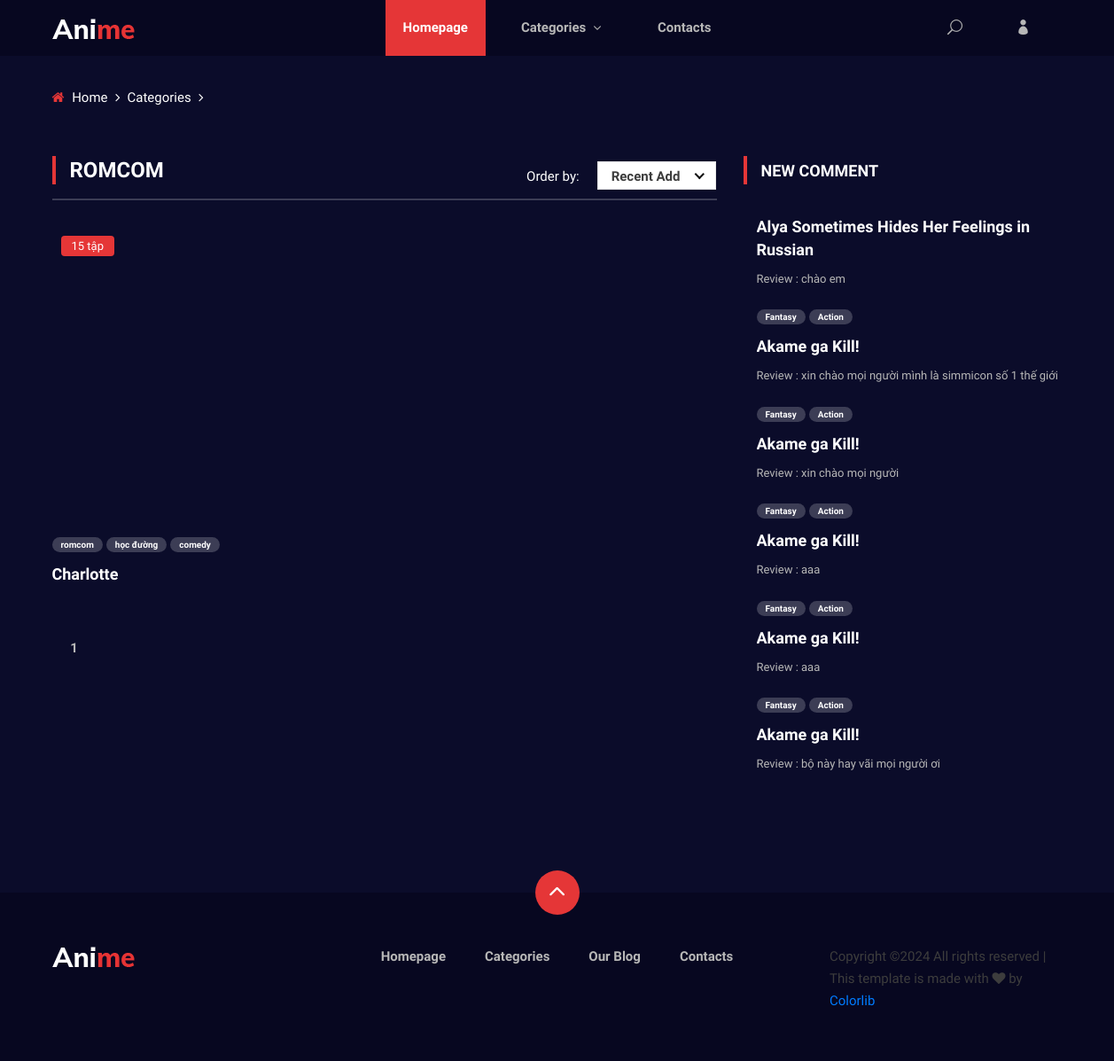
/categories.php, run on the app's committed database.
### tables this page shows
CREATE TABLE `tag` (
  `name_tag` text NOT NULL,
  `id_tag` int(11) NOT NULL
);

CREATE TABLE `anime_tag` (
  `id_anime` int(11) NOT NULL,
  `id_tag` int(11) NOT NULL
);

CREATE TABLE `anime` (
  `id` int(11) NOT NULL,
  `name` text NOT NULL,
  `author` text NOT NULL,
  `studio` text NOT NULL,
  `descrip` text NOT NULL,
  `thumbnail` text NOT NULL,
  `so_tap` varchar(5) NOT NULL DEFAULT '?'
);

CREATE TABLE `comment` (
  `id_comment` int(11) NOT NULL,
  `id_user` int(11) NOT NULL,
  `comment` text NOT NULL,
  `id_anime` int(11) NOT NULL,
  `created_at` datetime NOT NULL DEFAULT current_timestamp()
);

### models/tag.php (called while the page is built, shortened)
<?php
class Tag extends Db
{
    public function getAllTag()
    {
        $sql = self::$connection->prepare("SELECT * FROM `tag` ORDER BY `tag`.`name_tag` ASC");
        $sql->execute();
        $items = $sql->get_result()->fetch_all(MYSQLI_ASSOC);
        return $items;
    }
    public function getNameTag($idTag)
    {
        $sql = self::$connection->prepare("SELECT * FROM `tag` WHERE id_tag = ?;");
        $sql->bind_param('i', $idTag);
        $sql->execute();
        $items = $sql->get_result()->fetch_all(MYSQLI_ASSOC);
        return $items;
    }
}

### models/anime_tag.php (called while the page is built, shortened)
<?php
class AnimeTag extends Db
{
    public function getTag($idAnime)
    {
        $sql = self::$connection->prepare("SELECT tag.name_tag FROM anime_tag , tag WHERE id_anime = ? AND anime_tag.id_tag = tag.id_tag;");
        $sql->bind_param("i",$idAnime);
        $sql->execute();
        $items = $sql->get_result()->fetch_all(MYSQLI_ASSOC);
        return $items;
    }
}

### models/review.php (called while the page is built, shortened)
<?php
class Comment extends Db
{
    public function getAnimeByNewComment()
    {
        $sql = self::$connection->prepare("SELECT * FROM comment , anime WHERE anime.id = comment.id_anime  ORDER BY `comment`.`created_at` DESC;");
        $sql->execute();
        $comments = $sql->get_result()->fetch_all(MYSQLI_ASSOC);
        return $comments;
    }
}

### categories.php (the view, shortened to what this page needs)
<!DOCTYPE html>
<html lang="zxx">
<head>
    <link rel="stylesheet" href="css/bootstrap.min.css" type="text/css">
    <link rel="stylesheet" href="css/font-awesome.min.css" type="text/css">
    <link rel="stylesheet" href="css/elegant-icons.css" type="text/css">
    <link rel="stylesheet" href="css/plyr.css" type="text/css">
    <link rel="stylesheet" href="css/nice-select.css" type="text/css">
    <link rel="stylesheet" href="css/owl.carousel.min.css" type="text/css">
    <link rel="stylesheet" href="css/slicknav.min.css" type="text/css">
    <link rel="stylesheet" href="css/style.css" type="text/css">
</head>
<body>
    <?php
    include 'header.php';
    $idTag = isset($_GET['idtag']) ? $_GET['idtag'] : 1;
    $page = isset($_GET['page']) ? $_GET['page'] : 1;
    $count = 3;
    $sort = "recent add";
    $getAnimeByTag = $anime->getAnimeByTagRecentAdd($idTag, $page, $count);
    $arrayTagName = $tag->getNameTag($idTag);
    foreach ($arrayTagName as $key => $value) {
        $getTagName = $value['name_tag'];
    }
    ?>
    <div class="breadcrumb-option">
        <div class="container">
            <div class="row">
                <div class="col-lg-12">
                    <div class="breadcrumb__links">
                        <a href="./index.php"><i class="fa fa-home"></i> Home</a>
                        <a href="./categories.php">Categories</a>
                    </div>
                </div>
            </div>
        </div>
    </div>
    <section class="product-page spad">
        <div class="container">
            <div class="row">
                <div class="col-lg-8">
                    <div class="product__page__content">
                        <div class="product__page__title">
                            <div class="row">
                                <div class="col-lg-8 col-md-8 col-sm-6">
                                    <div class="section-title">
                                        <h4><?php echo $getTagName; ?></h4>
                                    </div>
                                </div>
                                <div class="col-lg-4 col-md-4 col-sm-6">
                                    <div class="product__page__filter">
                                        <p>Order by:</p>
                                    </div>
                                </div>
                            </div>
                        </div>
                        <div class="row">
                            <?php
                            foreach ($getAnimeByTag as $keyAnime => $valueAnime): ?>
                                <div class="col-lg-4 col-md-6 col-sm-6">
                                    <div class="product__item">
                                        <div class="product__item__pic set-bg" data-setbg="<?php echo proceedUrl($valueAnime['thumbnail']); ?>">
                                            <div class="ep"><?php echo $valueAnime['so_tap']; ?> tập</div>
                                        </div>
                                        <div class="product__item__text">
                                            <ul>
                                                <?php foreach ($animetag->getTag($valueAnime['id']) as $keyAnimeTag => $valueAnimeTag): ?>
                                                    <li><?php echo $valueAnimeTag['name_tag']; ?></li>
                                                <?php endforeach; ?>
                                            </ul>
                                            <h5><a href="anime-details.php?id=<?php echo $valueAnime['id']; ?>"><?php echo $valueAnime['name']; ?></a></h5>
                                        </div>
                                    </div>
                                </div>
                            <?php endforeach; ?>
                        </div>
                    </div>
                    <div class="product__pagination">
                        <?php
                        $count = 3;
                        $total = count($anime->getAnimeByTag($idTag));
                        $url = $_SERVER['PHP_SELF'] . "?idtag=" . $idTag . "&sort=" . $sort;
                        echo $anime->paginateCate($url, $total, $count); ?>
                    </div>
                </div>
                <div class="col-lg-4 col-md-6 col-sm-8">
                    <div class="product__sidebar">
                        <div class="product__sidebar__comment">
                            <div class="section-title">
                                <h5>New Comment</h5>
                            </div>
                            <?php
                            $listAnimeNewComment = $comment->getAnimeByNewComment();
                            foreach ($listAnimeNewComment as $keyAnime => $valueAnime):
                            ?>
                                <div class="product__sidebar__comment__item">
                                    <div class="product__sidebar__comment__item__text">
                                        <ul>
                                            <?php foreach ($animetag->getTag($valueAnime['id']) as $keyAnimeTag => $valueAnimeTag): ?>
                                                <li><?php echo $valueAnimeTag['name_tag']; ?></li>
                                            <?php endforeach; ?>
                                        </ul>
                                        <h5><a href="anime-details.php?id=<?php echo $valueAnime['id']; ?>"><?php echo $valueAnime['name']; ?></a></h5>
                                        <span>Review : <?php echo $valueAnime['comment']; ?></span>
                                    </div>
                                </div>
                            <?php endforeach; ?>
                        </div>
                    </div>
                </div>
            </div>
        </div>
    </section>
    <footer class="footer">
        <div class="page-up">
            <a href="#" id="scrollToTopButton"><span class="arrow_carrot-up"></span></a>
        </div>
        <div class="container">
            <div class="row">
                <div class="col-lg-3">
                    <div class="footer__logo">
                        <a href="./index.php"><img src="img/logo.png" alt=""></a>
                    </div>
                </div>
                <div class="col-lg-6">
                    <div class="footer__nav">
                        <ul>
                            <li class="active"><a href="./index.php">Homepage</a></li>
                            <li><a href="./categories.php">Categories</a></li>
                            <li><a href="./blog.php">Our Blog</a></li>
                            <li><a href="#">Contacts</a></li>
                        </ul>
                    </div>
                </div>
                <div class="col-lg-3">
                    <p>
                        Copyright &copy; All rights reserved | This template is made with <i class="fa fa-heart" aria-hidden="true"></i> by <a href="https://colorlib.com" target="_blank">Colorlib</a>
                        </p>
                </div>
            </div>
        </div>
    </footer>
</body>
</html>

### css/style.css (style rules this page uses)
html, body { height: 100%; font-family: "Mulish", sans-serif; -webkit-font-smoothing: antialiased; background: #0b0c2a; }
h1, h2, h3, h4, h5, h6 { margin: 0; color: #111111; font-weight: 400; font-family: "Mulish", sans-serif; }
h4 { font-size: 24px; }
h5 { font-size: 18px; }
p { font-size: 15px; font-family: "Mulish", sans-serif; color: #3d3d3d; font-weight: 400; line-height: 25px; margin: 0 0 15px 0; }
img { max-width: 100%; }
ul, ol { padding: 0; margin: 0; }
.section-title { margin-bottom: 30px; }
.section-title h4, .section-title h5 { color: #ffffff; font-weight: 600; line-height: 21px; text-transform: uppercase; padding-left: 20px; position: relative; font-family: "Oswald", sans-serif; }
.section-title h4:after, .section-title h5:after { position: absolute; left: 0; top: -6px; height: 32px; width: 4px; background: #e53637; content: ""; }
.set-bg { background-repeat: no-repeat; background-size: cover; background-position: top center; }
.spad { padding-top: 100px; padding-bottom: 100px; }
.product-page { padding-top: 60px; }
.product__item { margin-bottom: 30px; }
.product__item__pic { height: 325px; position: relative; border-radius: 5px; }
.product__item__pic .ep { font-size: 13px; color: #ffffff; background: #e53637; display: inline-block; padding: 2px 12px; border-radius: 4px; position: absolute; left: 10px; top: 10px; }
.product__item__text { padding-top: 20px; }
.product__item__text ul { margin-bottom: 10px; }
.product__item__text ul li { list-style: none; font-size: 10px; color: #ffffff; font-weight: 700; padding: 1px 10px; background: rgba(255, 255, 255, 0.2); border-radius: 50px; display: inline-block; }
.product__item__text h5 a { color: #ffffff; font-weight: 700; line-height: 26px; }
.product__sidebar .section-title h5 { color: #ffffff; font-weight: 600; font-family: "Oswald", sans-serif; line-height: 21px; text-transform: uppercase; padding-left: 20px; position: relative; }
.product__sidebar .section-title h5:after { position: absolute; left: 0; top: -6px; height: 32px; width: 4px; background: #e53637; content: ""; }
.product__sidebar__comment { margin-bottom: 35px; }
.product__sidebar__comment__item { margin-bottom: 20px; overflow: hidden; }
.product__sidebar__comment__item__text { overflow: hidden; }
.product__sidebar__comment__item__text ul { margin-bottom: 10px; }
.product__sidebar__comment__item__text ul li { list-style: none; font-size: 10px; color: #ffffff; font-weight: 700; padding: 1px 10px; background: rgba(255, 255, 255, 0.2); border-radius: 50px; display: inline-block; }
.product__sidebar__comment__item__text h5 { margin-bottom: 10px; }
.product__sidebar__comment__item__text h5 a { color: #ffffff; font-weight: 700; line-height: 26px; }
.product__sidebar__comment__item__text span { display: block; font-size: 13px; color: #b7b7b7; }
.product__page__title { border-bottom: 2px solid rgba(255, 255, 255, 0.2); padding-bottom: 10px; margin-bottom: 30px; }
.product__page__title .section-title { margin-bottom: 0; }
.product__page__title .product__page__filter { text-align: right; }
.product__page__title .product__page__filter p { color: #ffffff; display: inline-block; margin-bottom: 0; margin-right: 16px; }
.product__pagination { padding-top: 15px; }
.breadcrumb-option { padding-top: 35px; }
.breadcrumb__links a { font-size: 15px; color: #ffffff; margin-right: 18px; display: inline-block; position: relative; }
.breadcrumb__links a i { margin-right: 5px; color: #e53637; }
.breadcrumb__links a:after { position: absolute; right: -14px; top: 0; content: ""; font-family: "FontAwesome"; }
.footer { background: #070720; padding-top: 60px; padding-bottom: 40px; position: relative; }
.page-up { position: absolute; left: 50%; top: -25px; margin-left: -25px; }
.page-up a { display: inline-block; font-size: 36px; color: #ffffff; height: 50px; width: 50px; background: #e53637; line-height: 50px; text-align: center; border-radius: 50%; }
.page-up a span { position: relative; top: 2px; left: -1px; }
.footer__nav { text-align: center; }
.footer__nav ul li { list-style: none; display: inline-block; position: relative; margin-right: 40px; }
.footer__nav ul li:last-child { margin-right: 0; }
.footer__nav ul li a { font-size: 15px; color: #b7b7b7; display: block; font-weight: 700; }
@media only screen and (min-width: 1200px) { .container { max-width: 1170px; } }

### data on the page
tag: name_tag "ROMCOM", name_tag "romcom"
anime_tag: id_anime.so_tap "15", id_anime.name "Charlotte"
tag: name_tag "học đường"
tag: name_tag "comedy"
comment: id_anime.name "Alya Sometimes Hides Her Feelings in Russian", comment "chào em"
comment: id_anime.name "Akame ga Kill!", comment "xin chào mọi người mình là simmicon số 1 thế giới"
tag: name_tag "Fantasy"
tag: name_tag "Action"
comment: id_anime.name "Akame ga Kill!", comment "xin chào mọi người"
comment: id_anime.name "Akame ga Kill!", comment "aaa"
comment: id_anime.name "Akame ga Kill!", comment "aaa"
comment: id_anime.name "Akame ga Kill!", comment "bộ này hay vãi mọi người ơi"
